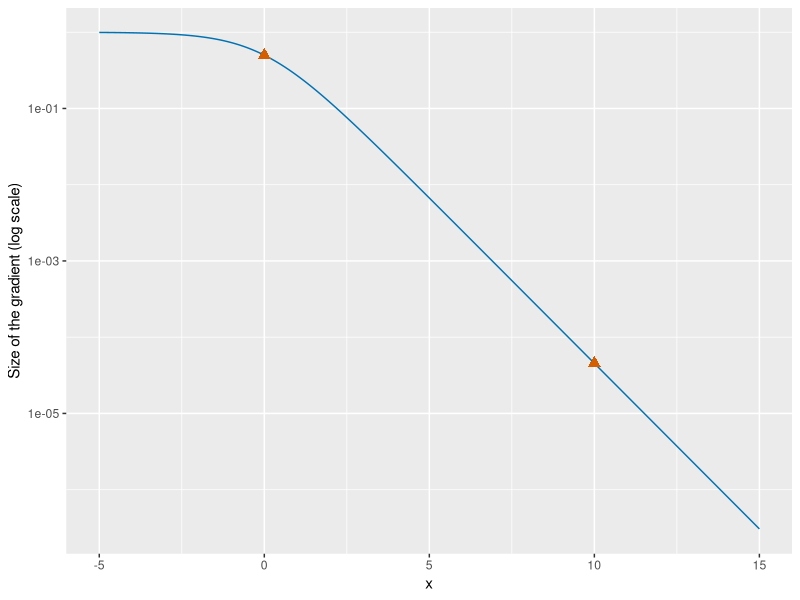

R code for this plot:
## ---- chunk 1
#| label: plateau-size-r
#| fig-alt: >-
#|   Plot of the size of the gradient of the function log of 1 plus e to the
#|   minus x, against x from -5 to 15, on a logarithmic vertical axis.
#|   A solid blue curve falls from about 0.99 at x of -5 to about 0.0000003
#|   at x of 15. It is always positive and never reaches 0.
#|   Two vermilion triangles mark x of 0, where the size is 0.5,
#|   and x of 10, where it is about 0.00005.
#| fig-height: 4
#| fig-width: 5
plateau_grid_pf <- seq(-5, 15, length.out = 401)
plateau_size_pf <- 1 / (1 + exp(plateau_grid_pf))
plateau_curve_pf <- tibble::tibble(x = plateau_grid_pf, size = plateau_size_pf)
plateau_marks_x_pf <- c(0, 10)
plateau_marks_size_pf <- 1 / (1 + exp(plateau_marks_x_pf))
plateau_marks_pf <- tibble::tibble(x = plateau_marks_x_pf, size = plateau_marks_size_pf)
ggplot2::ggplot(plateau_curve_pf, ggplot2::aes(x, size)) +
  ggplot2::geom_line(colour = "#0072B2") +
  ggplot2::geom_point(
    data = plateau_marks_pf, colour = "#D55E00", shape = 17, size = 3
  ) +
  ggplot2::scale_y_log10() +
  ggplot2::labs(x = "x", y = "Size of the gradient (log scale)")
